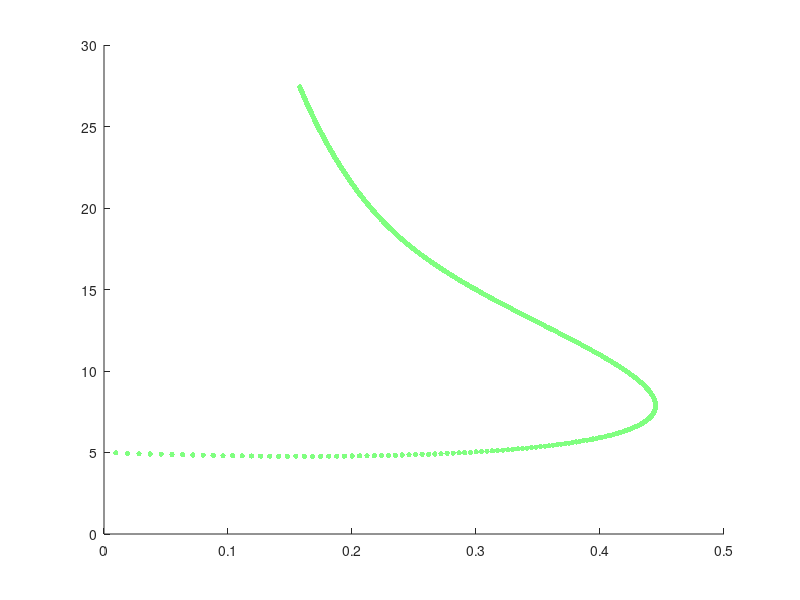

Source code (MATLAB): (Note: this script raises an error after producing the figure.)
% Final Assignment

% --- coloring ---
greenBase = [0, 0.6, 0];   % pure green
greenLight = [0.5, 1, 0.5]; % light green


figure;
hold on
legendEntriesPlant = {};
% --- initialize state ---
for j=1:4
    
    % system parameters
    PPT = 0.8; % find appropriate values
    P = [5, 5, 30, 30];
    e = 10;
    k1 = 3;
    k2 = 5;
    W0 = 0.2;
    W = [0, 1, 0, 1];
    cmax = 0.5;
    d = 0.1;
    b = 0.15;
    rw = 0.1; % find appropriate value
    
    % --- control parameters ---
    startTime = 0;
    endTime   = 1000;
    timeStep  = 0.02;
    
    % --- compute iteration count ---
    iterations = floor((endTime - startTime)/timeStep) + 1;
    
    % --- initialize vectors ---
    waterV  = zeros(iterations, 1);
    plantV  = zeros(iterations, 1);
    stateW = W(j);
    stateP = P(j);
    
    % --- simulation loop ---
    for i = 1:iterations
    
        dWdt = PPT * ((stateP + k2 * W0) / (stateP + k2)) ...
             - ((cmax * stateW) / (stateW + k1)) * stateP ...
             - (rw * stateW);
    
        dPdt = e * (cmax * (stateW / (stateW + k1))) * stateP ...
             - (d + b) * stateP;
    
        stateW = stateW + dWdt * timeStep;
        stateP = stateP + dPdt * timeStep;
    
        % store
        waterV(i) = stateW;
        plantV(i) = stateP;
    end

    % coloring
    t = (j - 1) / 3;
    plantColor = greenLight * (1 - t) + greenBase * t;
    
    % plot
    scatter(waterV, plantV, 15, plantColor, 'filled')
    legendEntriesPlant{end+1} = "Plant Biomass & Soil Water Content for initial value: (" + P(j) + ", " + W(j) + ")";
end
% --- plots ---


equilibriumW = waterV(end);
equilibrumP = plantV(end);
scatter(waterV(end), plantV(end), 45, [0,0,1], 'filled')
legendEntriesPlant{end+1} = "Point of Equilibrium: (" + equilibrumP + " g/m^2, " + equilibriumW + " mm)";

xlabel("Soil water content [mm]")
ylabel("Plant Biomass [g/m^2]")
title("Soil Water - Plant Biomass State Space Diagram")
legend(legendEntriesPlant)

xlim([0 inf])
ylim([0 45])
axis manual

hold off
